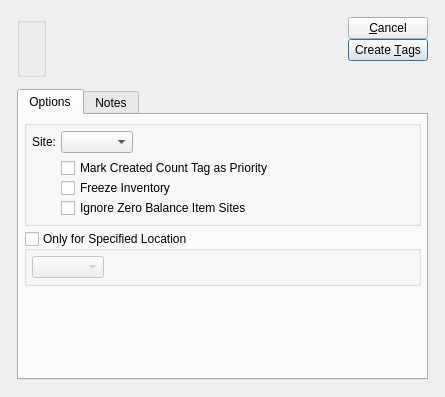
<?xml version="1.0" encoding="UTF-8"?>
<ui version="4.0">
 <comment>This file is part of the xTuple ERP: PostBooks Edition, a free and
open source Enterprise Resource Planning software suite,
Copyright (c) 1999-2019 by OpenMFG LLC, d/b/a xTuple.
It is licensed to you under the Common Public Attribution License
version 1.0, the full text of which (including xTuple-specific Exhibits)
is available at www.xtuple.com/CPAL.  By using this software, you agree
to be bound by its terms.</comment>
 <class>createCountTagsByParameterList</class>
 <widget class="QDialog" name="createCountTagsByParameterList">
  <property name="geometry">
   <rect>
    <x>0</x>
    <y>0</y>
    <width>445</width>
    <height>397</height>
   </rect>
  </property>
  <property name="windowTitle">
   <string>Create Count Tags by Parameter List/Site</string>
  </property>
  <layout class="QGridLayout" name="gridLayout_6">
   <item row="0" column="0">
    <layout class="QGridLayout" name="gridLayout_5">
     <property name="margin">
      <number>12</number>
     </property>
     <property name="spacing">
      <number>12</number>
     </property>
     <item row="0" column="0">
      <layout class="QHBoxLayout" name="horizontalLayout">
       <item>
        <widget class="ParameterGroup" name="_parameter">
         <property name="title">
          <string/>
         </property>
         <property name="fixedSize">
          <bool>false</bool>
         </property>
        </widget>
       </item>
       <item>
        <spacer name="horizontalSpacer">
         <property name="orientation">
          <enum>Qt::Horizontal</enum>
         </property>
         <property name="sizeHint" stdset="0">
          <size>
           <width>40</width>
           <height>20</height>
          </size>
         </property>
        </spacer>
       </item>
       <item>
        <layout class="QVBoxLayout">
         <property name="spacing">
          <number>0</number>
         </property>
         <property name="margin">
          <number>0</number>
         </property>
         <item>
          <layout class="QVBoxLayout">
           <property name="spacing">
            <number>0</number>
           </property>
           <property name="margin">
            <number>0</number>
           </property>
           <item>
            <widget class="QPushButton" name="_close">
             <property name="text">
              <string>&amp;Cancel</string>
             </property>
            </widget>
           </item>
           <item>
            <widget class="QPushButton" name="_create">
             <property name="enabled">
              <bool>true</bool>
             </property>
             <property name="text">
              <string>Create &amp;Tags</string>
             </property>
             <property name="autoDefault">
              <bool>true</bool>
             </property>
             <property name="default">
              <bool>true</bool>
             </property>
            </widget>
           </item>
          </layout>
         </item>
         <item>
          <spacer>
           <property name="orientation">
            <enum>Qt::Vertical</enum>
           </property>
           <property name="sizeType">
            <enum>QSizePolicy::Expanding</enum>
           </property>
           <property name="sizeHint" stdset="0">
            <size>
             <width>20</width>
             <height>16</height>
            </size>
           </property>
          </spacer>
         </item>
        </layout>
       </item>
      </layout>
     </item>
     <item row="1" column="0">
      <widget class="QTabWidget" name="_tab">
       <property name="sizePolicy">
        <sizepolicy hsizetype="Expanding" vsizetype="Expanding">
         <horstretch>0</horstretch>
         <verstretch>1</verstretch>
        </sizepolicy>
       </property>
       <property name="currentIndex">
        <number>0</number>
       </property>
       <widget class="QWidget" name="_optionsTab">
        <attribute name="title">
         <string>Options</string>
        </attribute>
        <layout class="QGridLayout" name="gridLayout_4">
         <item row="0" column="0">
          <layout class="QVBoxLayout" name="verticalLayout_2">
           <item>
            <layout class="QVBoxLayout" name="verticalLayout">
             <item>
              <widget class="QGroupBox" name="_siteGroup">
               <property name="title">
                <string/>
               </property>
               <layout class="QGridLayout" name="gridLayout_3">
                <item row="0" column="0">
                 <widget class="QLabel" name="_warehouseLit">
                  <property name="text">
                   <string>Site:</string>
                  </property>
                  <property name="alignment">
                   <set>Qt::AlignRight|Qt::AlignTrailing|Qt::AlignVCenter</set>
                  </property>
                 </widget>
                </item>
                <item row="0" column="1">
                 <layout class="QHBoxLayout" name="horizontalLayout_2">
                  <item>
                   <widget class="WComboBox" name="_warehouse"/>
                  </item>
                  <item>
                   <spacer name="horizontalSpacer_2">
                    <property name="orientation">
                     <enum>Qt::Horizontal</enum>
                    </property>
                    <property name="sizeHint" stdset="0">
                     <size>
                      <width>40</width>
                      <height>20</height>
                     </size>
                    </property>
                   </spacer>
                  </item>
                 </layout>
                </item>
                <item row="1" column="1">
                 <layout class="QVBoxLayout">
                  <property name="spacing">
                   <number>0</number>
                  </property>
                  <property name="margin">
                   <number>0</number>
                  </property>
                  <item>
                   <layout class="QHBoxLayout">
                    <property name="spacing">
                     <number>0</number>
                    </property>
                    <property name="margin">
                     <number>0</number>
                    </property>
                    <item>
                     <widget class="XCheckBox" name="_priority">
                      <property name="text">
                       <string>Mark Created Count Tag as Priority</string>
                      </property>
                     </widget>
                    </item>
                    <item>
                     <spacer>
                      <property name="orientation">
                       <enum>Qt::Horizontal</enum>
                      </property>
                      <property name="sizeType">
                       <enum>QSizePolicy::Expanding</enum>
                      </property>
                      <property name="sizeHint" stdset="0">
                       <size>
                        <width>20</width>
                        <height>20</height>
                       </size>
                      </property>
                     </spacer>
                    </item>
                   </layout>
                  </item>
                  <item>
                   <layout class="QHBoxLayout">
                    <property name="spacing">
                     <number>0</number>
                    </property>
                    <property name="margin">
                     <number>0</number>
                    </property>
                    <item>
                     <widget class="XCheckBox" name="_freeze">
                      <property name="text">
                       <string>Freeze Inventory</string>
                      </property>
                     </widget>
                    </item>
                    <item>
                     <spacer>
                      <property name="orientation">
                       <enum>Qt::Horizontal</enum>
                      </property>
                      <property name="sizeType">
                       <enum>QSizePolicy::Expanding</enum>
                      </property>
                      <property name="sizeHint" stdset="0">
                       <size>
                        <width>20</width>
                        <height>20</height>
                       </size>
                      </property>
                     </spacer>
                    </item>
                   </layout>
                  </item>
                  <item>
                   <layout class="QHBoxLayout">
                    <property name="spacing">
                     <number>0</number>
                    </property>
                    <property name="margin">
                     <number>0</number>
                    </property>
                    <item>
                     <widget class="XCheckBox" name="_ignoreZeroBalance">
                      <property name="text">
                       <string>Ignore Zero Balance Item Sites</string>
                      </property>
                     </widget>
                    </item>
                    <item>
                     <spacer>
                      <property name="orientation">
                       <enum>Qt::Horizontal</enum>
                      </property>
                      <property name="sizeType">
                       <enum>QSizePolicy::Expanding</enum>
                      </property>
                      <property name="sizeHint" stdset="0">
                       <size>
                        <width>20</width>
                        <height>20</height>
                       </size>
                      </property>
                     </spacer>
                    </item>
                   </layout>
                  </item>
                 </layout>
                </item>
               </layout>
              </widget>
             </item>
             <item>
              <widget class="QGroupBox" name="_byLocation">
               <property name="title">
                <string>Only for Specified Location</string>
               </property>
               <property name="checkable">
                <bool>true</bool>
               </property>
               <property name="checked">
                <bool>false</bool>
               </property>
               <layout class="QGridLayout" name="gridLayout_2">
                <item row="0" column="0">
                 <layout class="QHBoxLayout">
                  <property name="spacing">
                   <number>0</number>
                  </property>
                  <property name="margin">
                   <number>0</number>
                  </property>
                  <item>
                   <widget class="XComboBox" name="_location"/>
                  </item>
                  <item>
                   <spacer>
                    <property name="orientation">
                     <enum>Qt::Horizontal</enum>
                    </property>
                    <property name="sizeType">
                     <enum>QSizePolicy::MinimumExpanding</enum>
                    </property>
                    <property name="sizeHint" stdset="0">
                     <size>
                      <width>51</width>
                      <height>20</height>
                     </size>
                    </property>
                   </spacer>
                  </item>
                 </layout>
                </item>
               </layout>
              </widget>
             </item>
            </layout>
           </item>
           <item>
            <spacer name="verticalSpacer">
             <property name="orientation">
              <enum>Qt::Vertical</enum>
             </property>
             <property name="sizeHint" stdset="0">
              <size>
               <width>20</width>
               <height>0</height>
              </size>
             </property>
            </spacer>
           </item>
          </layout>
         </item>
        </layout>
       </widget>
       <widget class="QWidget" name="_notesTab">
        <attribute name="title">
         <string>Notes</string>
        </attribute>
        <layout class="QGridLayout" name="gridLayout">
         <item row="0" column="0">
          <widget class="XTextEdit" name="_comments">
           <property name="sizePolicy">
            <sizepolicy hsizetype="Expanding" vsizetype="Expanding">
             <horstretch>0</horstretch>
             <verstretch>1</verstretch>
            </sizepolicy>
           </property>
          </widget>
         </item>
        </layout>
       </widget>
      </widget>
     </item>
    </layout>
   </item>
  </layout>
 </widget>
 <layoutdefault spacing="5" margin="5"/>
 <customwidgets>
  <customwidget>
   <class>ParameterGroup</class>
   <extends>QGroupBox</extends>
   <header>parametergroup.h</header>
   <container>1</container>
  </customwidget>
  <customwidget>
   <class>WComboBox</class>
   <extends>XComboBox</extends>
   <header>wcombobox.h</header>
  </customwidget>
  <customwidget>
   <class>XCheckBox</class>
   <extends>QCheckBox</extends>
   <header>xcheckbox.h</header>
  </customwidget>
  <customwidget>
   <class>XComboBox</class>
   <extends>QComboBox</extends>
   <header>xcombobox.h</header>
  </customwidget>
  <customwidget>
   <class>XTextEdit</class>
   <extends>QTextEdit</extends>
   <header>xtextedit.h</header>
  </customwidget>
 </customwidgets>
 <tabstops>
  <tabstop>_parameter</tabstop>
  <tabstop>_warehouse</tabstop>
  <tabstop>_priority</tabstop>
  <tabstop>_freeze</tabstop>
  <tabstop>_ignoreZeroBalance</tabstop>
  <tabstop>_location</tabstop>
  <tabstop>_comments</tabstop>
  <tabstop>_create</tabstop>
  <tabstop>_close</tabstop>
 </tabstops>
 <resources/>
 <connections>
  <connection>
   <sender>_close</sender>
   <signal>clicked()</signal>
   <receiver>createCountTagsByParameterList</receiver>
   <slot>reject()</slot>
   <hints>
    <hint type="sourcelabel">
     <x>20</x>
     <y>20</y>
    </hint>
    <hint type="destinationlabel">
     <x>20</x>
     <y>20</y>
    </hint>
   </hints>
  </connection>
 </connections>
</ui>
